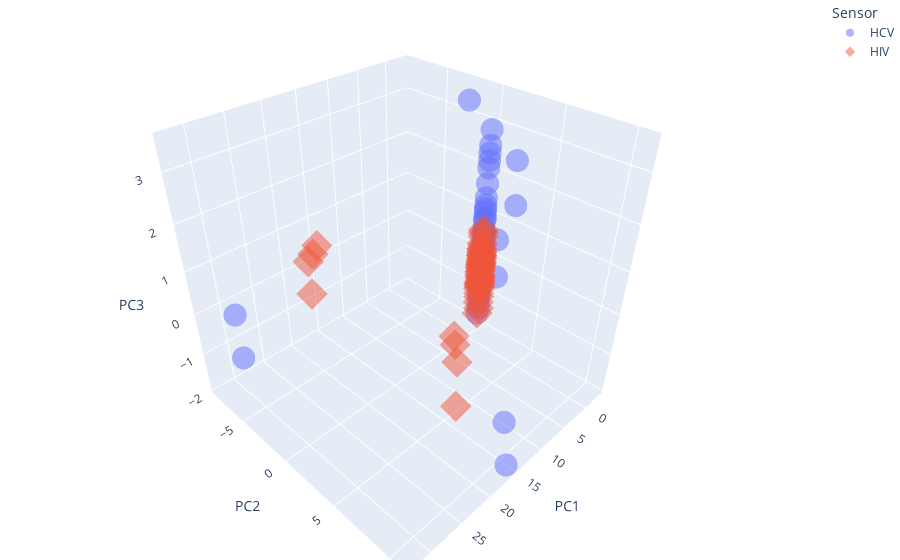

Notebook cell for this chart:
### Code cell
# 4.1 Customize 3D Scatter Plot

fig = px.scatter_3d(df_scores, x='PC1', y='PC2', z='PC3', color='Sensor', symbol='Sensor', opacity=0.5)

# tight layout
fig.update_layout(margin=dict(l=0, r=0, b=0, t=0)) # left, right, bottom, top with zero margin

fig.show()

# https://plotly.com/python/templates/
# fig.update_layout(template='plotly_white')
# plotly, plotly_white, plotly_dark, ggplot2, seaborn, simple_white, none
